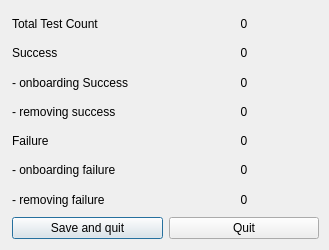
<?xml version="1.0" encoding="UTF-8"?>
<ui version="4.0">
 <class>Dialog</class>
 <widget class="QDialog" name="Dialog">
  <property name="geometry">
   <rect>
    <x>0</x>
    <y>0</y>
    <width>329</width>
    <height>250</height>
   </rect>
  </property>
  <property name="windowTitle">
   <string>Dialog</string>
  </property>
  <widget class="QWidget" name="gridLayoutWidget">
   <property name="geometry">
    <rect>
     <x>10</x>
     <y>10</y>
     <width>311</width>
     <height>231</height>
    </rect>
   </property>
   <layout class="QGridLayout" name="gridLayout">
    <property name="leftMargin">
     <number>2</number>
    </property>
    <property name="topMargin">
     <number>2</number>
    </property>
    <property name="rightMargin">
     <number>2</number>
    </property>
    <property name="bottomMargin">
     <number>2</number>
    </property>
    <property name="verticalSpacing">
     <number>6</number>
    </property>
    <item row="6" column="0">
     <widget class="QLabel" name="lbl5">
      <property name="text">
       <string>- removing failure</string>
      </property>
     </widget>
    </item>
    <item row="0" column="1">
     <widget class="QLabel" name="lbl_total_count">
      <property name="text">
       <string>0</string>
      </property>
      <property name="alignment">
       <set>Qt::AlignCenter</set>
      </property>
     </widget>
    </item>
    <item row="3" column="0">
     <widget class="QLabel" name="lbl3">
      <property name="text">
       <string>- removing success</string>
      </property>
     </widget>
    </item>
    <item row="3" column="1">
     <widget class="QLabel" name="lbl_removing_success">
      <property name="text">
       <string>0</string>
      </property>
      <property name="alignment">
       <set>Qt::AlignCenter</set>
      </property>
     </widget>
    </item>
    <item row="7" column="0">
     <widget class="QPushButton" name="btn_save_and_quit">
      <property name="text">
       <string>Save and quit</string>
      </property>
     </widget>
    </item>
    <item row="7" column="1">
     <widget class="QPushButton" name="btn_quit">
      <property name="text">
       <string>Quit</string>
      </property>
     </widget>
    </item>
    <item row="1" column="1">
     <widget class="QLabel" name="lbl_success">
      <property name="text">
       <string>0</string>
      </property>
      <property name="alignment">
       <set>Qt::AlignCenter</set>
      </property>
     </widget>
    </item>
    <item row="1" column="0">
     <widget class="QLabel" name="lbl6">
      <property name="text">
       <string>Success</string>
      </property>
     </widget>
    </item>
    <item row="2" column="0">
     <widget class="QLabel" name="lbl2">
      <property name="text">
       <string>- onboarding Success</string>
      </property>
     </widget>
    </item>
    <item row="5" column="0">
     <widget class="QLabel" name="lbl4">
      <property name="text">
       <string>- onboarding failure</string>
      </property>
     </widget>
    </item>
    <item row="5" column="1">
     <widget class="QLabel" name="lbl_onboarding_failure">
      <property name="text">
       <string>0</string>
      </property>
      <property name="alignment">
       <set>Qt::AlignCenter</set>
      </property>
     </widget>
    </item>
    <item row="2" column="1">
     <widget class="QLabel" name="lbl_onboarding_success">
      <property name="text">
       <string>0</string>
      </property>
      <property name="alignment">
       <set>Qt::AlignCenter</set>
      </property>
     </widget>
    </item>
    <item row="0" column="0">
     <widget class="QLabel" name="lbl1">
      <property name="text">
       <string>Total Test Count</string>
      </property>
     </widget>
    </item>
    <item row="6" column="1">
     <widget class="QLabel" name="lbl_removing_failure">
      <property name="text">
       <string>0</string>
      </property>
      <property name="alignment">
       <set>Qt::AlignCenter</set>
      </property>
     </widget>
    </item>
    <item row="4" column="0">
     <widget class="QLabel" name="lbl7">
      <property name="text">
       <string>Failure</string>
      </property>
     </widget>
    </item>
    <item row="4" column="1">
     <widget class="QLabel" name="lbl_failure">
      <property name="text">
       <string>0</string>
      </property>
      <property name="alignment">
       <set>Qt::AlignCenter</set>
      </property>
     </widget>
    </item>
   </layout>
  </widget>
 </widget>
 <resources/>
 <connections/>
</ui>
